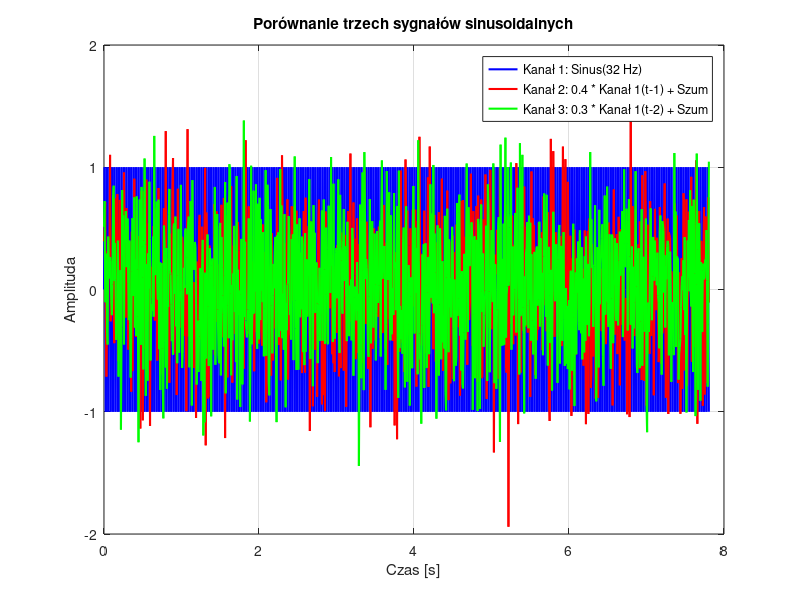

Reproduce this figure in MATLAB.
% Parametry
Fs = 128;              % Częstotliwość próbkowania
t = 0:1000 - 1;        % Wektor czasu (w próbkach, nie sekundach)
T = t/Fs;              % Wektor czasu [s]

% Kanał 1: Sinusoida bez przesunięcia fazowego
sin_1 = sin(2*pi*32*(t/Fs));  % 32 Hz, phi = 0

% Kanał 2:
sin_2 = 0.4 * [0, sin_1(1:end-1)];
sin_2 = sin_2 + 0.4 * randn(1, 1000);

% Kanał 3: 
sin_3 = 0.3 * [0, 0, sin_1(1:end-2)];
sin_3 = sin_3 + 0.4 * randn(1, 1000);

% Utworzenie sygnału dwukanałowego
sinuses = zeros(2, 1000);
sinuses(1, :) = sin_1;
sinuses(2, :) = sin_2;
sinuses(3, :) = sin_3;

% Wykres obu kanałów
figure;
plot(T, sinuses(1, :), 'b', 'LineWidth', 1.5); hold on;
plot(T, sinuses(2, :), 'r', 'LineWidth', 1.5);
plot(T, sinuses(3, :), 'g', 'LineWidth', 1.5);
grid on;
xlabel('Czas [s]');
ylabel('Amplituda');
title('Porównanie trzech sygnałów sinusoidalnych');
legend('Kanał 1: Sinus(32 Hz)', 'Kanał 2: 0.4 * Kanał 1(t-1) + Szum', 'Kanał 3: 0.3 * Kanał 1(t-2) + Szum');
